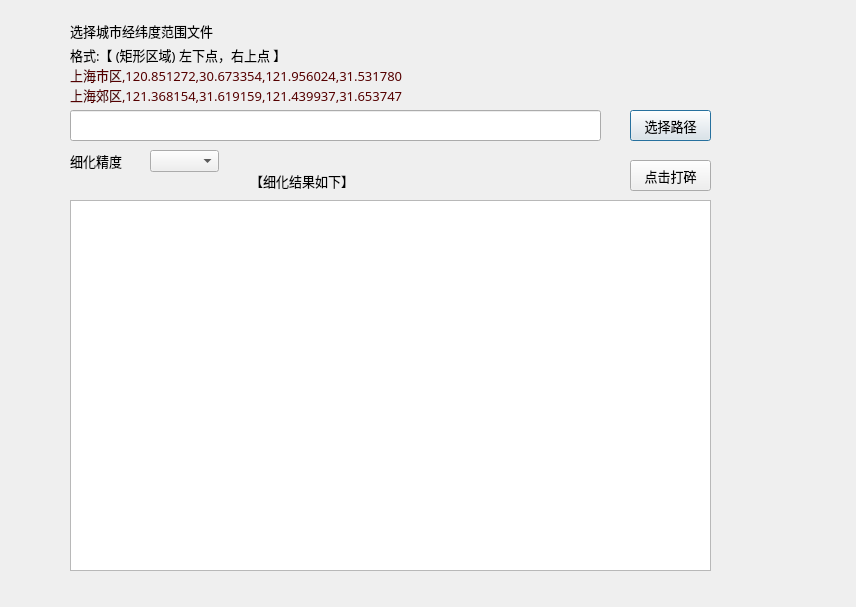
<?xml version="1.0" encoding="UTF-8"?>
<ui version="4.0">
 <class>RefineLatLng</class>
 <widget class="QDialog" name="RefineLatLng">
  <property name="geometry">
   <rect>
    <x>0</x>
    <y>0</y>
    <width>856</width>
    <height>607</height>
   </rect>
  </property>
  <property name="font">
   <font>
    <family>微软雅黑</family>
   </font>
  </property>
  <property name="windowTitle">
   <string>Dialog</string>
  </property>
  <property name="styleSheet">
   <string notr="true">QDialog.bgw{
	border-right:1px solid rgb(170,170,170);
	background:qlineargradient(spread:reflect,
		x1:0,y1:0,x2:1,y2:0,
		stop:0 rgba(207,210,184,255),
		stop:1 rgba(198,210,100,255));
}
QPushButton:pressed {
         background-color: qlineargradient(x1: 0, y1: 0, x2: 0, y2: 1, stop: 0 #aadbfe, stop: 1 #f6f7fa);

}</string>
  </property>
  <property name="class" stdset="0">
   <string>bgw</string>
  </property>
  <widget class="QLineEdit" name="lineEdit">
   <property name="geometry">
    <rect>
     <x>70</x>
     <y>110</y>
     <width>531</width>
     <height>31</height>
    </rect>
   </property>
   <property name="font">
    <font>
     <family>微软雅黑</family>
     <pointsize>10</pointsize>
    </font>
   </property>
  </widget>
  <widget class="QLabel" name="label">
   <property name="geometry">
    <rect>
     <x>70</x>
     <y>20</y>
     <width>151</width>
     <height>21</height>
    </rect>
   </property>
   <property name="font">
    <font>
     <family>微软雅黑</family>
     <pointsize>10</pointsize>
    </font>
   </property>
   <property name="text">
    <string>选择城市经纬度范围文件</string>
   </property>
  </widget>
  <widget class="QLabel" name="label_2">
   <property name="geometry">
    <rect>
     <x>70</x>
     <y>40</y>
     <width>371</width>
     <height>71</height>
    </rect>
   </property>
   <property name="font">
    <font>
     <family>微软雅黑</family>
     <pointsize>10</pointsize>
    </font>
   </property>
   <property name="text">
    <string>&lt;html&gt;&lt;head/&gt;&lt;body&gt;&lt;p&gt;格式:【 (矩形区域) 左下点，右上点 】&lt;br&gt;&lt;span style=&quot; color:#550000;&quot;&gt;上海市区,120.851272,30.673354,121.956024,31.531780&lt;/span&gt;&lt;br&gt;&lt;span style=&quot; color:#550000;&quot;&gt;上海郊区,121.368154,31.619159,121.439937,31.653747&lt;/span&gt;&lt;/p&gt;&lt;/body&gt;&lt;/html&gt;</string>
   </property>
  </widget>
  <widget class="QPushButton" name="button">
   <property name="geometry">
    <rect>
     <x>630</x>
     <y>110</y>
     <width>81</width>
     <height>31</height>
    </rect>
   </property>
   <property name="font">
    <font>
     <family>微软雅黑</family>
     <pointsize>10</pointsize>
    </font>
   </property>
   <property name="text">
    <string>选择路径</string>
   </property>
  </widget>
  <widget class="QPlainTextEdit" name="result">
   <property name="geometry">
    <rect>
     <x>70</x>
     <y>200</y>
     <width>641</width>
     <height>371</height>
    </rect>
   </property>
   <property name="font">
    <font>
     <family>微软雅黑</family>
     <pointsize>10</pointsize>
    </font>
   </property>
  </widget>
  <widget class="QLabel" name="label_3">
   <property name="geometry">
    <rect>
     <x>250</x>
     <y>170</y>
     <width>111</width>
     <height>21</height>
    </rect>
   </property>
   <property name="font">
    <font>
     <family>微软雅黑</family>
     <pointsize>10</pointsize>
    </font>
   </property>
   <property name="text">
    <string>【细化结果如下】</string>
   </property>
  </widget>
  <widget class="QLabel" name="label_4">
   <property name="geometry">
    <rect>
     <x>70</x>
     <y>150</y>
     <width>71</width>
     <height>21</height>
    </rect>
   </property>
   <property name="font">
    <font>
     <family>微软雅黑</family>
     <pointsize>10</pointsize>
    </font>
   </property>
   <property name="text">
    <string>细化精度</string>
   </property>
  </widget>
  <widget class="QComboBox" name="comboBox">
   <property name="geometry">
    <rect>
     <x>150</x>
     <y>150</y>
     <width>69</width>
     <height>22</height>
    </rect>
   </property>
   <property name="font">
    <font>
     <family>微软雅黑</family>
     <pointsize>10</pointsize>
    </font>
   </property>
  </widget>
  <widget class="QPushButton" name="button2">
   <property name="geometry">
    <rect>
     <x>630</x>
     <y>160</y>
     <width>81</width>
     <height>31</height>
    </rect>
   </property>
   <property name="font">
    <font>
     <family>微软雅黑</family>
     <pointsize>10</pointsize>
    </font>
   </property>
   <property name="text">
    <string>点击打碎</string>
   </property>
  </widget>
 </widget>
 <resources/>
 <connections/>
</ui>
